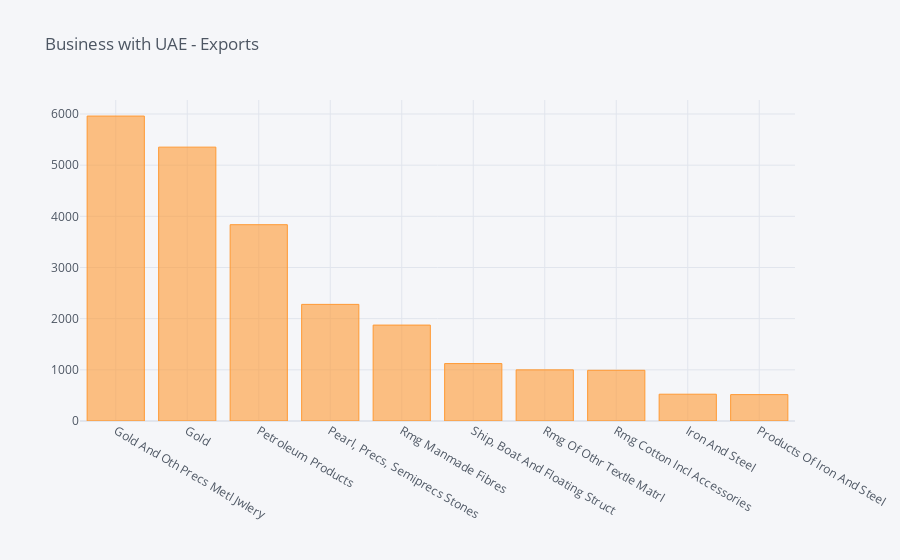

Here is the notebook cell this chart was saved with:
### Code cell
#what are the commudities exported more from UAE

uaeexports = exportdf[exportdf['country_name'] == 'U Arab Emts']
uaeexports = uaeexports[['pc_description','value']]
uaeexports = uaeexports.groupby('pc_description').sum().sort_values('value',ascending = False)
uaeexports.head(10).iplot(kind = 'bar', title = 'Business with UAE - Exports')

### Figure 1 — Plotly figure (JSON) as saved in the notebook; plotly's stock layout.template omitted (floating-point values rounded to 4 significant figures)
{"data": [{"marker": {"color": "rgba(255, 153, 51, 0.6)", "line": {"color": "rgba(255, 153, 51, 1.0)", "width": 1}}, "name": "value", "orientation": "v", "text": "", "type": "bar", "x": ["Gold And Oth Precs Metl Jwlery", "Gold", "Petroleum Products", "Pearl, Precs, Semiprecs Stones", "Rmg Manmade Fibres", "Ship, Boat And Floating Struct", "Rmg Of Othr Textle Matrl", "Rmg Cotton Incl Accessories", "Iron And Steel", "Products Of Iron And Steel"], "y": [5960.0, 5352.0, 3837.0, 2279.0, 1874.0, 1122.0, 999.4, 991.0, 523.5, 515.8]}], "layout": {"legend": {"bgcolor": "#F5F6F9", "font": {"color": "#4D5663"}}, "paper_bgcolor": "#F5F6F9", "plot_bgcolor": "#F5F6F9", "title": {"font": {"color": "#4D5663"}, "text": "Business with UAE - Exports"}, "xaxis": {"gridcolor": "#E1E5ED", "showgrid": true, "tickfont": {"color": "#4D5663"}, "title": {"font": {"color": "#4D5663"}, "text": ""}, "zerolinecolor": "#E1E5ED"}, "yaxis": {"gridcolor": "#E1E5ED", "showgrid": true, "tickfont": {"color": "#4D5663"}, "title": {"font": {"color": "#4D5663"}, "text": ""}, "zerolinecolor": "#E1E5ED"}}}
